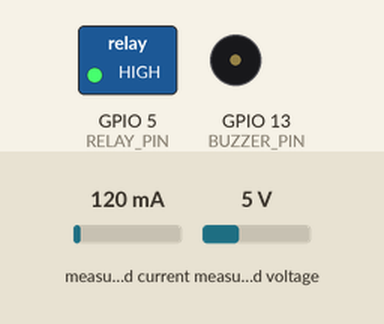
Bench run of a sketch on a simulated ESP32. On the bench: switched loads named in the sketch (green lamp = pin HIGH), buzzer (waves = sounding, pin HIGH). The test bench sets the inputs (shaded band); at power-on: measured current 120 mA, measured voltage 5 V. WiFi joins after 1.5 s; servers stay silent unless stated; uploads are accepted with an empty reply; what the sketch prints to the serial monitor is not drawn.

Above: at 2.9 s.
3.0 s: measured current set to 441 mA
6.0 s: measured current set to 486 mA
At 8.2 s:
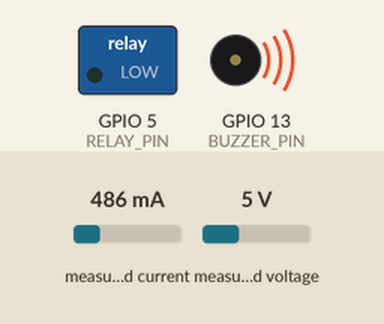
At 11.7 s:
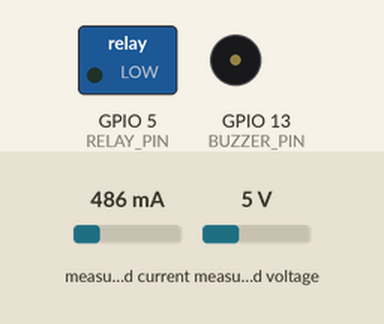
Timing chart, 0 to 13.2 s (numbered marks = the images above; inputs shaded):
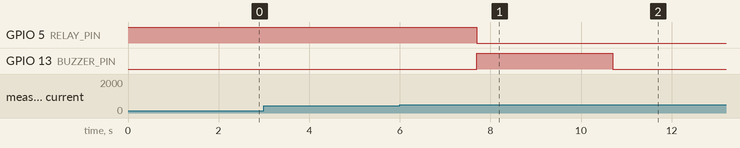

The sketch:

esp32.ino
```cpp
#include <WiFi.h>
#include <HTTPClient.h>
#include <PZEM004Tv30.h>
#include <ArduinoJson.h>
#include <WiFiManager.h> // مكتبة WiFiManager

// Base URL of the Railway server
const char *baseURL = "https://no-signal-production.up.railway.app";

// Global variables
String deviceName = "";
String command = "";
float powerLimit = 100.0;
bool hasTripped = false;
unsigned long countdownStart = 0;
unsigned long countdownDuration = 0;
bool countdownActive = false;
bool relayOpened = false;


// PZEM Serial pins
#define PZEM_RX_PIN 16
#define PZEM_TX_PIN 17
#define RELAY_PIN 5
#define BUZZER_PIN 13
#define LED_PIN 13

PZEM004Tv30 pzem(Serial2, PZEM_RX_PIN, PZEM_TX_PIN);

void setup()
{
  Serial.begin(115200);
  Serial2.begin(9600, SERIAL_8N1, PZEM_RX_PIN, PZEM_TX_PIN);

  pinMode(RELAY_PIN, OUTPUT);
  pinMode(BUZZER_PIN, OUTPUT);
  pinMode(LED_PIN, OUTPUT);

  digitalWrite(RELAY_PIN, HIGH);
  digitalWrite(BUZZER_PIN, LOW);
  digitalWrite(LED_PIN, LOW);

  // استخدام WiFiManager للاتصال بالواي فاي
  WiFiManager wm;
  bool res = wm.autoConnect("✌️ y & m ✌️");

  if (!res)
  {
    Serial.println("Failed to connect to WiFi.");
    ESP.restart();
  }
  else
  {
    Serial.println("Connected to WiFi.");
    Serial.println(WiFi.localIP());
  }

  // Fetch device name from server
  HTTPClient http;
  http.begin(String(baseURL) + "/get_device");
  int httpCode = http.GET();

  if (httpCode == 200)
  {
    String payload = http.getString();
    Serial.println("Device payload: " + payload);

    StaticJsonDocument<200> doc;
    DeserializationError error = deserializeJson(doc, payload);

    if (!error)
    {
      deviceName = doc["device"].as<String>();
      Serial.println("Device Name Fetched: " + deviceName);
    }
    else
    {
      Serial.println("Failed to parse JSON");
      deviceName = "FallbackDevice";
    }
  }
  else
  {
    Serial.println("Failed to get device name");
    deviceName = "FallbackDevice";
  }
  http.end();
}

void getControllimit()
{
  if (WiFi.status() == WL_CONNECTED)
  {
    HTTPClient http;
    http.begin(String(baseURL) + "/esp_limit");
    int httpCode = http.GET();

    if (httpCode == 200)
    {
      String payload = http.getString();
      Serial.println("Received limit: " + payload);

      StaticJsonDocument<200> doc;
      DeserializationError error = deserializeJson(doc, payload);

      if (!error)
      {
        powerLimit = doc["power_limit"].as<float>();
      }
    }
    http.end();
  }
}

void getControlCommand()
{
  if (WiFi.status() == WL_CONNECTED)
  {
    HTTPClient http;
    http.begin(String(baseURL) + "/esp_command");
    int httpCode = http.GET();

    if (httpCode == 200)
    {
      String payload = http.getString();
      Serial.println("Received command: " + payload);

      StaticJsonDocument<200> doc;
      DeserializationError error = deserializeJson(doc, payload);

      if (!error)
      {
        command = doc["command"].as<String>();
      }
    }
    http.end();
  }
}
void applyCommand()
{
  if (command == "on")
  {
    if (!hasTripped)
    {
      digitalWrite(RELAY_PIN, HIGH);
      Serial.println("Control Command: ON (Relay OFF)");
    }
    else
    {
      Serial.println("Ignored ON command: Device is tripped due to power limit.");
    }
  }
  else if (command == "off")
  {
    digitalWrite(RELAY_PIN, LOW);
    Serial.println("Control Command: OFF (Relay ON)");
  }
}


void getCountdownFromServer()
{
  if (WiFi.status() == WL_CONNECTED)
  {
    HTTPClient http;
    http.begin(String(baseURL) + "/get_timer");
    int httpCode = http.GET();

    if (httpCode == 200)
    {
      String payload = http.getString();
      Serial.println("Timer payload: " + payload);

      StaticJsonDocument<200> doc;
      DeserializationError error = deserializeJson(doc, payload);

      if (!error)
      {
        int remainingSeconds = doc["remaining_seconds"];
        if (remainingSeconds > 0)
        {
          countdownDuration = remainingSeconds * 1000UL;
          countdownStart = millis();
          countdownActive = true;
          relayOpened = false;
          digitalWrite(RELAY_PIN, HIGH);
        }
      }
    }
    http.end();
  }
}

void checkCountdown()
{
  if (countdownActive && !relayOpened)
  {
    if (millis() - countdownStart >= countdownDuration)
    {
      digitalWrite(RELAY_PIN, LOW);
      relayOpened = true;
      countdownActive = false;
      Serial.println("Timer ended, relay off");
    }
  }
}

void loop()
{
  getControllimit();

  float voltage = pzem.voltage();
  float current = pzem.current();
  float power = pzem.power();
  float energy = pzem.energy();
  float frequency = pzem.frequency();
  float pf = pzem.pf();

  if (isnan(voltage) || isnan(current) || isnan(power))
  {
    Serial.println("Sensor read error");
    delay(2000);
    return;
  }

  if (power > powerLimit && !hasTripped)
  {
    digitalWrite(RELAY_PIN, LOW);
    digitalWrite(BUZZER_PIN, HIGH);
    digitalWrite(LED_PIN, HIGH);
    delay(3000);
    digitalWrite(BUZZER_PIN, LOW);
    digitalWrite(LED_PIN, LOW);
    hasTripped = true;

    if (WiFi.status() == WL_CONNECTED)
    {
      HTTPClient http;
      http.begin(String(baseURL) + "/esp_command");
      http.addHeader("Content-Type", "application/json");

      String cmdPayload = "{\"command\":\"off\"}";
      http.POST(cmdPayload);
      http.end();
    }
  }

  if (WiFi.status() == WL_CONNECTED)
  {
    HTTPClient http;
    http.begin(String(baseURL) + "/data");
    http.addHeader("Content-Type", "application/json");

    String payload = "{";
    payload += "\"device\":\"" + deviceName + "\",";
    payload += "\"voltage\":" + String(voltage, 1) + ",";
    payload += "\"current\":" + String(current, 2) + ",";
    payload += "\"power\":" + String(power, 1) + ",";
    payload += "\"energy_consumption\":" + String(energy, 3) + ",";
    payload += "\"active_power\":" + String(power, 1) + ",";
    payload += "\"frequency\":" + String(frequency, 1) + ",";
    payload += "\"power_factor\":" + String(pf, 2) + ",";
    payload += "\"active_energy\":" + String(energy, 3);
    payload += "}";

    int httpResponseCode = http.POST(payload);
    http.end();

    getControlCommand();
    applyCommand();

    if (!countdownActive)
    {
      getCountdownFromServer();
    }

    checkCountdown();
  }

  delay(2000);
}
```

Measured:
- the behaviour switches between 457 and 458 mA on measured current (found by bisection; images 0 and 1)
- after the input at 3.0 s, every drawn part: stays the same
- after the input at 6.0 s, GPIO 5 (RELAY_PIN): HIGH → LOW after 1.7 s; GPIO 13 (BUZZER_PIN): LOW → HIGH after 1.7 s, → LOW 3.0 s later
